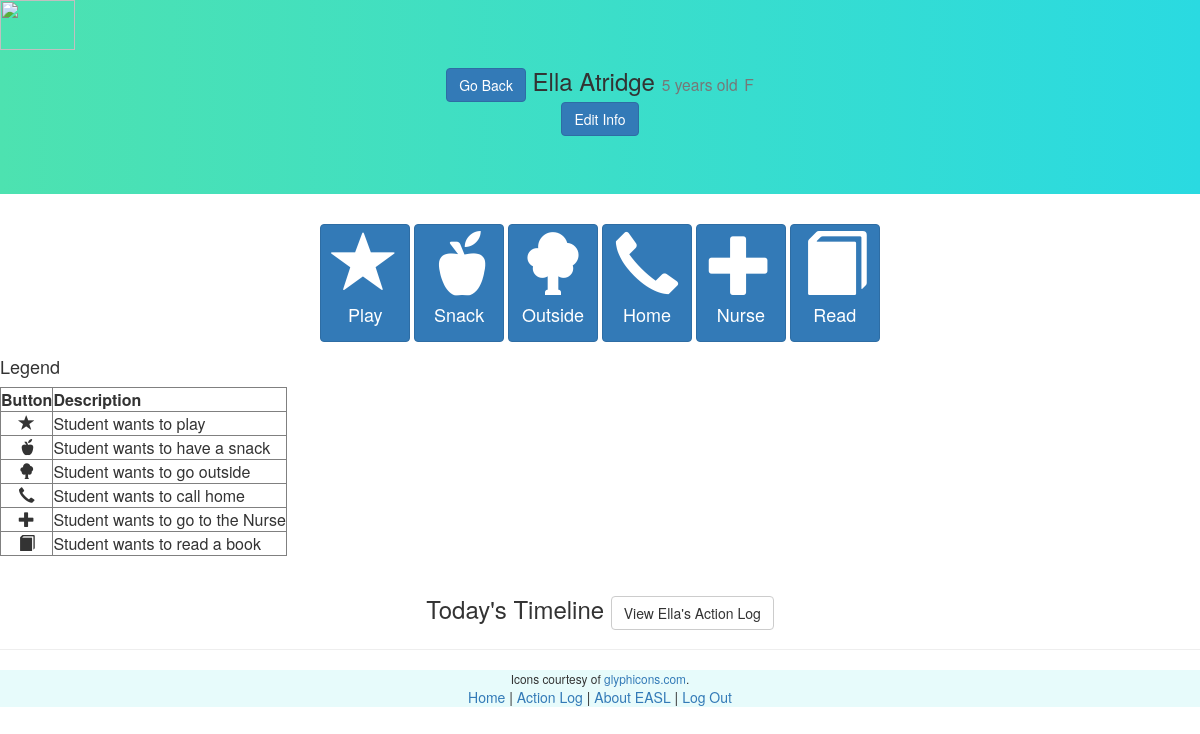
/student/11/ (signed in), run on an earlier commit of the app's database.
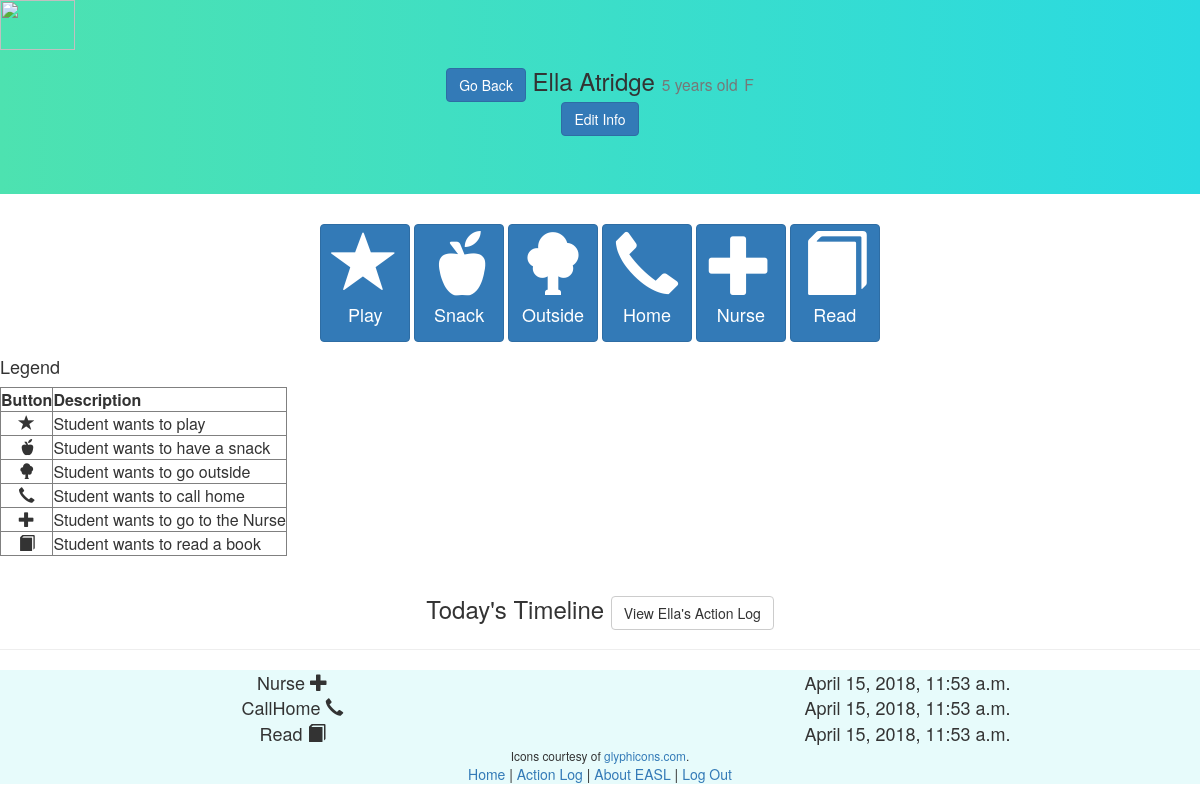
And on a later commit of the database.
### webApp/models.py (models this page shows, shortened)
class Student(models.Model):
    first_name = models.CharField(max_length=50)
    last_name = models.CharField(max_length=50)
    date_of_birth = models.DateField()
    gender = models.CharField(max_length=10, choices=[('M', 'Male'), ('F', 'Female')])
    parent = models.ForeignKey(User, null=True, blank=True, on_delete=models.CASCADE)
    def age(self):
        today = date.today()
        try:
            birthday = self.date_of_birth.replace(year=today.year)
        except ValueError:
            birthday = self.date_of_birth.replace(year=today.year)
        if birthday > today:
            return today.year - self.date_of_birth.year - 1
        else:
            return today.year - self.date_of_birth.year
    class Meta:
        unique_together = [("first_name", "last_name", "date_of_birth")]
        ordering = ['last_name']

class Action(models.Model):
    ACTION_CHOICES = [('S', 'Snack'), ('P', 'Play'), ('O', 'Outside'), ('B', 'Bathroom'), ('C', 'CallHome'), ('N', 'Nurse'), ('R', 'Read')]
    time = models.DateTimeField()
    action = models.CharField(max_length=1, choices=ACTION_CHOICES)
    student = models.ForeignKey('Student', on_delete=models.CASCADE)
    class Meta:
        ordering = ['-time']

### webApp/views.py (the view)
# urls.py: url(r'^student/(\d+)/', views.student_detail, name='student_detail'),
def student_detail(request, id):
    if request.user.is_authenticated:
        try:
            student = Student.objects.get(id=id)
        except Student.DoesNotExist:
            raise Http404('Student not found')
        if request.user.is_staff or student.parent == request.user:
            today_min = datetime.datetime.combine(datetime.date.today(), datetime.time.min)
            today_max = datetime.datetime.combine(datetime.date.today(), datetime.time.max)
            actions = Action.objects.filter(student=student, time__range=(today_min, today_max))
            return render(request, 'student_detail.html', {'student': student, 'actions': actions})
        else:
            return redirect('/unauth')
    else:
        return redirect('/accounts/login')

### webApp/templates/student_detail.html (shortened to what this page needs)
{% extends "base.html" %}
{% load bootstrap3 %}
{% load static %}
{% block content %}
<img class ='logo' src='https://s3.amazonaws.com/easl-static/eASl_logo.png' height="50" width="75">
<div class="jumbotron text-center">
  <h3>
    <a class="btn btn-primary" href="{% url 'home' %}";>Go Back</a>
    {{ student.first_name|capfirst }} {{ student.last_name|capfirst }}
    <small>{{ student.age }} years old</small>
    <small>{{ student.gender }}</small>
    {% if request.user.is_staff %}
      <br>
      <a class="btn btn-primary" href="{% url 'edit_page' student.id %}">
        Edit Info
      </a>
    {% endif %}
  </h3>
</div>
{% if request.user.is_staff %}
<div class="text-center">
    {% buttons %}
      <a class="btn btn-primary" style="margin-bottom:5px;" href="{% url 'save_action' student.id 'P' %}";>
        <span class="glyphicon glyphicon-star" style="font-size: 64px"></span><br>
        <h4>Play</h4>
      </a>
      <a class="btn btn-primary" style="margin-bottom:5px;" href="{% url 'save_action' student.id 'S' %}";>
        <span class="glyphicon glyphicon-apple" style="font-size: 64px"></span><br>
        <h4>Snack</h4>
      </a>
      <a class="btn btn-primary" style="margin-bottom:5px;" href="{% url 'save_action' student.id 'O' %}";>
        <span class="glyphicon glyphicon-tree-deciduous" style="font-size: 64px;"></span><br>
        <h4>Outside</h4>
      </a>
      <a class="btn btn-primary" style="margin-bottom:5px;" href="{% url 'save_action' student.id 'C' %}";>
        <span class="glyphicon glyphicon-earphone" style="font-size: 64px"></span><br>
        <h4>Home</h4>
      </a>
      <a class="btn btn-primary" style="margin-bottom:5px;" href="{% url 'save_action' student.id 'N' %}";>
        <span class="glyphicon glyphicon-plus" style="font-size: 64px"></span><br>
        <h4>Nurse</h4>
      </a>
      <a class="btn btn-primary" style="margin-bottom:5px;" href="{% url 'save_action' student.id 'R' %}";>
        <span class="glyphicon glyphicon-book" style="font-size: 64px"></span><br>
        <h4>Read</h4>
      </a>
    {% endbuttons %}
  </div>
  <table border="1">
    <h4>Legend</h4>
    <tr>
      <th>Button</th>
      <th>Description</th>
    </tr>
    <tr>
      <td class='text-center'><span class="glyphicon glyphicon-star"></td>
      <td>Student wants to play</td>
    </tr>
    <tr>
      <td class='text-center'><span class="glyphicon glyphicon-apple"></td>
      <td>Student wants to have a snack</td>
    </tr>
    <tr>
      <td class='text-center'><span class="glyphicon glyphicon-tree-deciduous"></td>
      <td>Student wants to go outside</td>
    </tr>
    <tr>
      <td class='text-center'><span class="glyphicon glyphicon-earphone"></td>
      <td>Student wants to call home</td>
    </tr>
    <tr>
      <td class='text-center'><span class="glyphicon glyphicon-plus"></td>
      <td>Student wants to go to the Nurse</td>
    </tr>
    <tr>
      <td class='text-center'><span class="glyphicon glyphicon-book"></td>
      <td>Student wants to read a book</td>
    </tr>
  </table>
{% endif %}
<div class="page-header">
  <h3 class="text-center"> Today's Timeline
    <a class="btn btn-default" href="{% url 'student_action_log' student.id %}";>
      View {{ student.first_name|capfirst }}'s Action Log
    </a>
  </h3>
</div>
{% for action in actions.reverse %}
  <div class="text-center" id=timeline>
    <div class="row">
      <div class="col-md-6" style="font-size: 18px">
          {% if action.action == 'P' %}
            {{action.get_action_display}}
            <span class="glyphicon glyphicon-star"></span><br>
          {% elif action.action == 'S' %}
            {{action.get_action_display}}
            <span class="glyphicon glyphicon-apple"></span><br>
          {% elif action.action == 'O' %}
            {{action.get_action_display}}
            <span class="glyphicon glyphicon-tree-deciduous"></span><br>
          {% elif action.action == 'B' %}
            {{action.get_action_display}}
          {% elif action.action == 'C' %}
            {{action.get_action_display}}
            <span class="glyphicon glyphicon-earphone"></span><br>
          {% elif action.action == 'N' %}
            {{action.get_action_display}}
            <span class="glyphicon glyphicon-plus"></span><br>
          {% elif action.action == 'R' %}
            {{action.get_action_display}}
            <span class="glyphicon glyphicon-book"></span><br>
          {% endif %}
      </div>
      <div class="col-md-6" style="font-size: 18px">
          {{ action.time }}
      </div>
    </div>
  </div>
{% endfor %}
<div class="text-center" id=timeline>
  <small>Icons courtesy of <a href="https://glyphicons.com/">glyphicons.com</a>.</small>
</div>
{% endblock %}

### webApp/templates/base.html (shortened to what this page needs)
{% load bootstrap3 %}
{% load static %}
{% bootstrap_css %}
<html lang="en-US">
  <head>
  </head>
  <body>
    {% block content %}
    {% endblock %}
    <div class="footer">
      <div class="text-center">
        <a href="{% url 'home' %}">Home</a>
        |
        <a href="{% url 'action_log' %}">Action Log</a>
        |
        <a href="/about/">About EASL</a>
        |
        <a href="/accounts/logout">Log Out</a>
      </div>
    </div>
  </body>
</html>

### webApp/templates/base.html (style rules this page uses)
.footer { background: #E7FBFB; }

### webApp/templates/student_detail.html (style rules this page uses)
#timeline { background: #E7FBFB; }
.jumbotron { background: linear-gradient(to right, #4DE2B0, #2ADAE1); }
.logo { position: absolute; float:left; }

What changed in the data, as far as the page shows it:
added Action: action "Nurse", time "April 15, 2018, 11:53 a.m."
added Action: action "CallHome", time "April 15, 2018, 11:53 a.m."
added Action: action "Read", time "April 15, 2018, 11:53 a.m."
